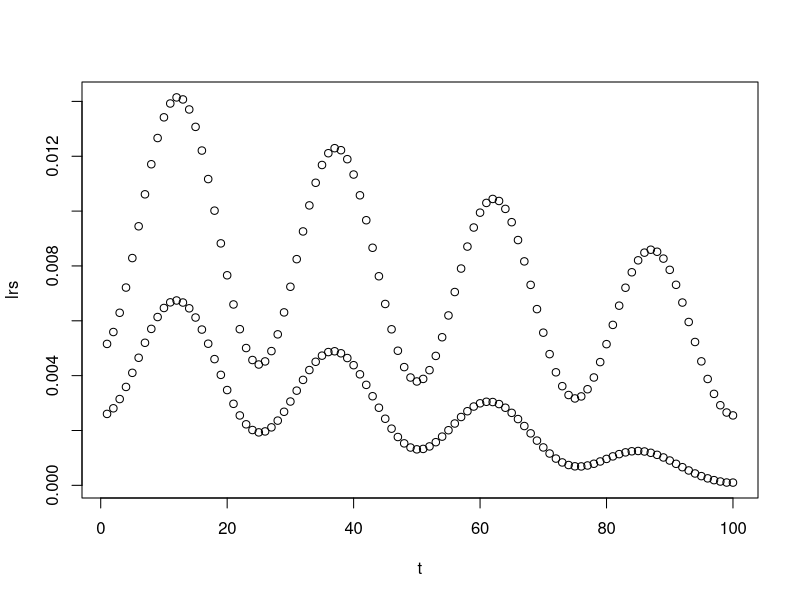
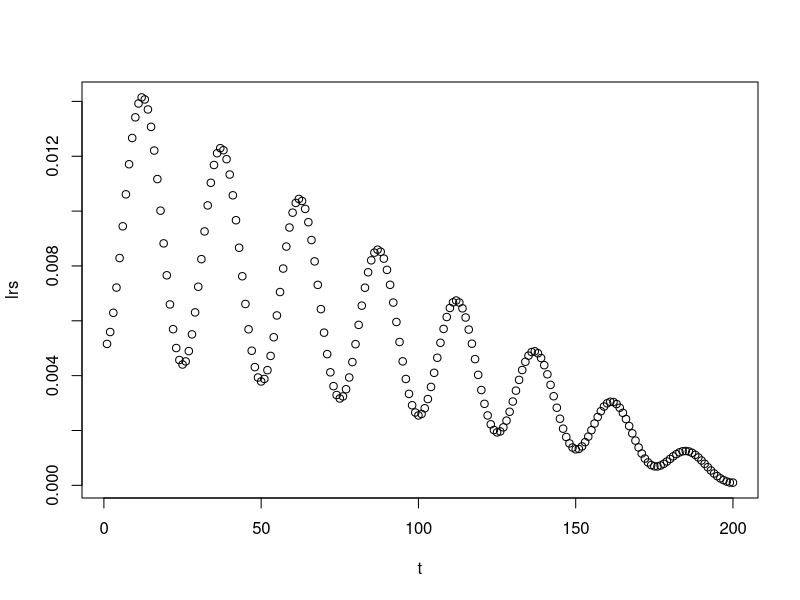

These figures' R source, in order:
x_O=0.01
x_F=0.0001
A=x_O/2
steps=100
alpha=((x_O-x_F)*(1-((steps-1)/steps)))
alpha=((x_O-x_F)*(1-((200-1)/200)))

freq=4
omega=0.0001
W=(2*pi)/(steps/freq)
t=1
phi=pi
lrs <- c()
for (i in 1:(steps*2)){
  #if(i>10)W=(2*pi)/(steps/sample(c(2,3,4,5,6)))
  t=i
  x_t = x_O + (A * cos((W * t) + phi))
  x_t = max(x_t, omega)
  print(paste("lr:",x_t," t=",i))
  lrs <- c(lrs, x_t)
  x_O = x_O - alpha
  A = x_O/2
}

plot(data.frame(t=1:steps, lrs))

plot(data.frame(t=1:200, lrs))


lr=0.01
final_lr=0.0001
alpha=((lr-final_lr)*(1-((steps-1)/steps)))
for (i in 1:steps){
  lr = lr - alpha
  print(paste(i,": lr:",lr))
}

lr==final_lr
lr

last_epoch=0
warmup_epochs=5
for(i in 0:warmup_epochs){
  last_epoch=i
  warmup_factor = last_epoch / warmup_epochs
  actual_lr = alpha + (lr - alpha) * warmup_factor
  print(actual_lr)
}

